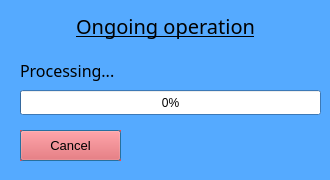
<?xml version="1.0" encoding="UTF-8"?>
<ui version="4.0">
 <class>Dialog_Processing</class>
 <widget class="QDialog" name="Dialog_Processing">
  <property name="geometry">
   <rect>
    <x>0</x>
    <y>0</y>
    <width>330</width>
    <height>180</height>
   </rect>
  </property>
  <property name="minimumSize">
   <size>
    <width>330</width>
    <height>180</height>
   </size>
  </property>
  <property name="maximumSize">
   <size>
    <width>330</width>
    <height>180</height>
   </size>
  </property>
  <property name="palette">
   <palette>
    <active>
     <colorrole role="WindowText">
      <brush brushstyle="SolidPattern">
       <color alpha="255">
        <red>0</red>
        <green>0</green>
        <blue>0</blue>
       </color>
      </brush>
     </colorrole>
     <colorrole role="Button">
      <brush brushstyle="SolidPattern">
       <color alpha="255">
        <red>85</red>
        <green>170</green>
        <blue>255</blue>
       </color>
      </brush>
     </colorrole>
     <colorrole role="Window">
      <brush brushstyle="SolidPattern">
       <color alpha="255">
        <red>85</red>
        <green>170</green>
        <blue>255</blue>
       </color>
      </brush>
     </colorrole>
    </active>
    <inactive>
     <colorrole role="WindowText">
      <brush brushstyle="SolidPattern">
       <color alpha="255">
        <red>0</red>
        <green>0</green>
        <blue>0</blue>
       </color>
      </brush>
     </colorrole>
     <colorrole role="Button">
      <brush brushstyle="SolidPattern">
       <color alpha="255">
        <red>85</red>
        <green>170</green>
        <blue>255</blue>
       </color>
      </brush>
     </colorrole>
     <colorrole role="Window">
      <brush brushstyle="SolidPattern">
       <color alpha="255">
        <red>85</red>
        <green>170</green>
        <blue>255</blue>
       </color>
      </brush>
     </colorrole>
    </inactive>
    <disabled>
     <colorrole role="WindowText">
      <brush brushstyle="SolidPattern">
       <color alpha="255">
        <red>42</red>
        <green>85</green>
        <blue>127</blue>
       </color>
      </brush>
     </colorrole>
     <colorrole role="Button">
      <brush brushstyle="SolidPattern">
       <color alpha="255">
        <red>85</red>
        <green>170</green>
        <blue>255</blue>
       </color>
      </brush>
     </colorrole>
     <colorrole role="Window">
      <brush brushstyle="SolidPattern">
       <color alpha="255">
        <red>85</red>
        <green>170</green>
        <blue>255</blue>
       </color>
      </brush>
     </colorrole>
    </disabled>
   </palette>
  </property>
  <property name="windowTitle">
   <string>Processing</string>
  </property>
  <property name="autoFillBackground">
   <bool>true</bool>
  </property>
  <widget class="QLabel" name="label_OngoingOperation">
   <property name="geometry">
    <rect>
     <x>30</x>
     <y>10</y>
     <width>271</width>
     <height>31</height>
    </rect>
   </property>
   <property name="font">
    <font>
     <family>FRIZON</family>
     <pointsize>15</pointsize>
     <underline>true</underline>
    </font>
   </property>
   <property name="focusPolicy">
    <enum>Qt::NoFocus</enum>
   </property>
   <property name="layoutDirection">
    <enum>Qt::LeftToRight</enum>
   </property>
   <property name="text">
    <string>Ongoing operation</string>
   </property>
   <property name="textFormat">
    <enum>Qt::AutoText</enum>
   </property>
   <property name="alignment">
    <set>Qt::AlignCenter</set>
   </property>
  </widget>
  <widget class="QProgressBar" name="progressBar">
   <property name="geometry">
    <rect>
     <x>20</x>
     <y>90</y>
     <width>301</width>
     <height>25</height>
    </rect>
   </property>
   <property name="value">
    <number>0</number>
   </property>
  </widget>
  <widget class="QLabel" name="label_Processing">
   <property name="geometry">
    <rect>
     <x>20</x>
     <y>60</y>
     <width>261</width>
     <height>21</height>
    </rect>
   </property>
   <property name="font">
    <font>
     <family>FRIZON</family>
     <pointsize>12</pointsize>
    </font>
   </property>
   <property name="focusPolicy">
    <enum>Qt::NoFocus</enum>
   </property>
   <property name="layoutDirection">
    <enum>Qt::LeftToRight</enum>
   </property>
   <property name="text">
    <string>Processing...</string>
   </property>
   <property name="textFormat">
    <enum>Qt::AutoText</enum>
   </property>
   <property name="alignment">
    <set>Qt::AlignLeading|Qt::AlignLeft|Qt::AlignVCenter</set>
   </property>
  </widget>
  <widget class="QPushButton" name="pushButton_Cancel">
   <property name="geometry">
    <rect>
     <x>20</x>
     <y>130</y>
     <width>101</width>
     <height>31</height>
    </rect>
   </property>
   <property name="palette">
    <palette>
     <active>
      <colorrole role="WindowText">
       <brush brushstyle="SolidPattern">
        <color alpha="255">
         <red>0</red>
         <green>0</green>
         <blue>0</blue>
        </color>
       </brush>
      </colorrole>
      <colorrole role="Button">
       <brush brushstyle="SolidPattern">
        <color alpha="255">
         <red>255</red>
         <green>70</green>
         <blue>70</blue>
        </color>
       </brush>
      </colorrole>
      <colorrole role="Window">
       <brush brushstyle="SolidPattern">
        <color alpha="255">
         <red>255</red>
         <green>70</green>
         <blue>70</blue>
        </color>
       </brush>
      </colorrole>
     </active>
     <inactive>
      <colorrole role="WindowText">
       <brush brushstyle="SolidPattern">
        <color alpha="255">
         <red>0</red>
         <green>0</green>
         <blue>0</blue>
        </color>
       </brush>
      </colorrole>
      <colorrole role="Button">
       <brush brushstyle="SolidPattern">
        <color alpha="255">
         <red>255</red>
         <green>70</green>
         <blue>70</blue>
        </color>
       </brush>
      </colorrole>
      <colorrole role="Window">
       <brush brushstyle="SolidPattern">
        <color alpha="255">
         <red>255</red>
         <green>70</green>
         <blue>70</blue>
        </color>
       </brush>
      </colorrole>
     </inactive>
     <disabled>
      <colorrole role="WindowText">
       <brush brushstyle="SolidPattern">
        <color alpha="255">
         <red>127</red>
         <green>35</green>
         <blue>35</blue>
        </color>
       </brush>
      </colorrole>
      <colorrole role="Button">
       <brush brushstyle="SolidPattern">
        <color alpha="255">
         <red>255</red>
         <green>70</green>
         <blue>70</blue>
        </color>
       </brush>
      </colorrole>
      <colorrole role="Window">
       <brush brushstyle="SolidPattern">
        <color alpha="255">
         <red>255</red>
         <green>70</green>
         <blue>70</blue>
        </color>
       </brush>
      </colorrole>
     </disabled>
    </palette>
   </property>
   <property name="font">
    <font>
     <pointsize>10</pointsize>
    </font>
   </property>
   <property name="autoFillBackground">
    <bool>true</bool>
   </property>
   <property name="text">
    <string>Cancel</string>
   </property>
  </widget>
 </widget>
 <resources/>
 <connections/>
</ui>
